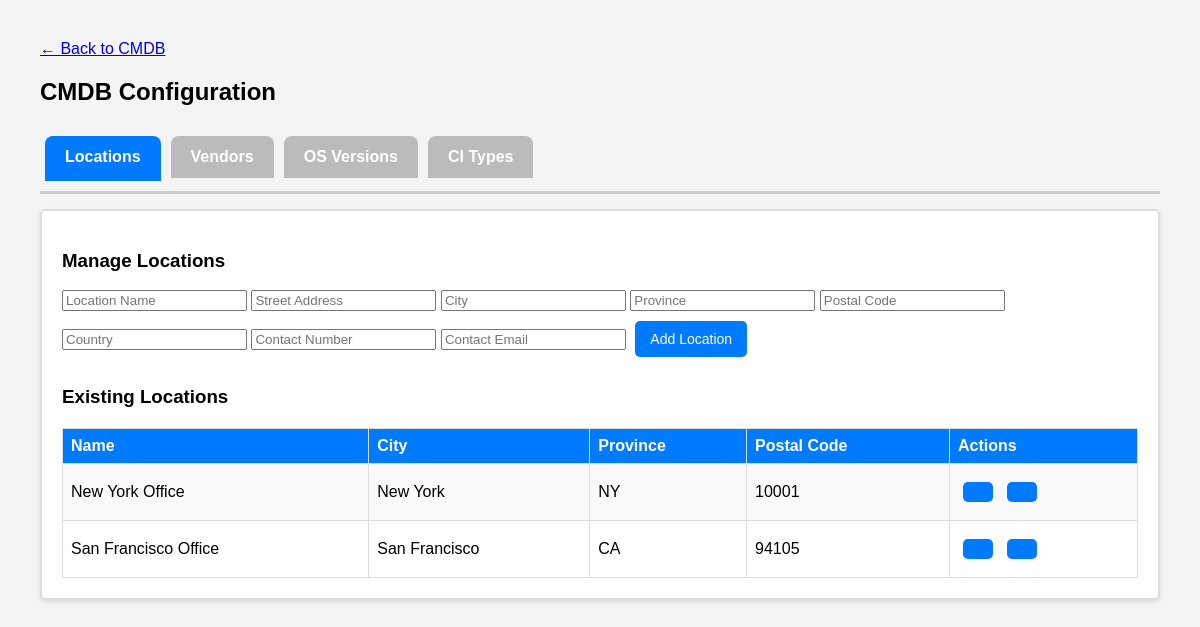
Before: /app/config_page.php with the older database file.
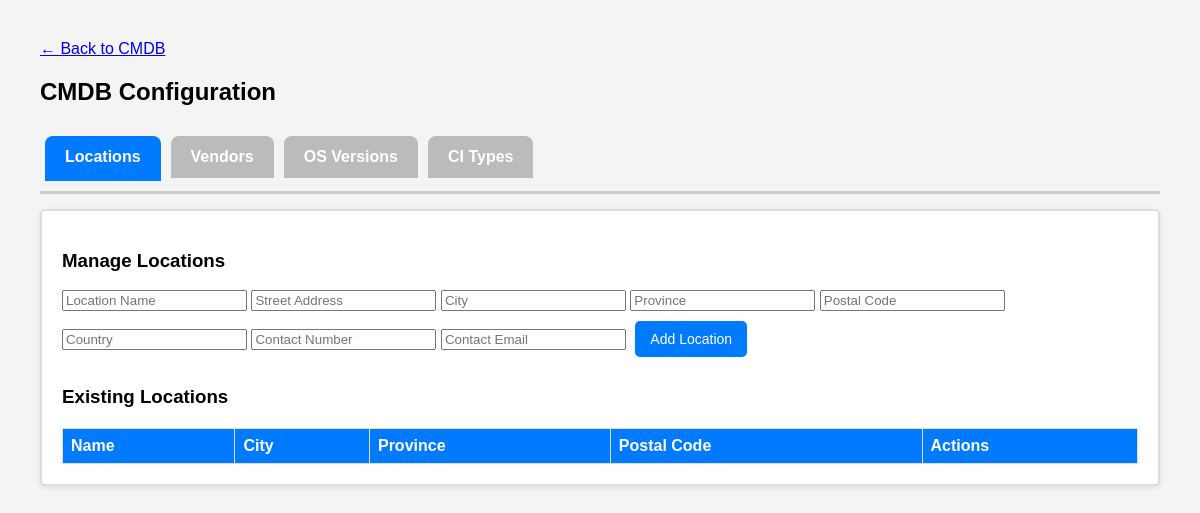
After: the same page with the newer database file.
### tables this page shows
CREATE TABLE IF NOT EXISTS locations (
    id INT AUTO_INCREMENT PRIMARY KEY,
    name VARCHAR(255) NOT NULL UNIQUE,
    street_address VARCHAR(255) NULL,
    city VARCHAR(100) NULL,
    state VARCHAR(100) NULL,
    postal_code VARCHAR(20) NULL,
    country VARCHAR(100) NULL,
    contact_number VARCHAR(20) NULL,
    contact_email VARCHAR(255) NULL,
    is_default BOOLEAN DEFAULT FALSE
);

### app/config_page.php (shortened to what this page needs)
<?php
require 'db.php';
?>
<!DOCTYPE html>
<html>
<head>
    <link rel="stylesheet" type="text/css" href="styles.css">
</head>
<body>
<a href="index.php" class="back-button">← Back to CMDB</a>
<h2>CMDB Configuration</h2>
<div class="tab">
    <button class="tablinks" onclick="openTab(event, 'Locations')">Locations</button>
    <button class="tablinks" onclick="openTab(event, 'Vendors')">Vendors</button>
    <button class="tablinks" onclick="openTab(event, 'OSVersions')">OS Versions</button>
    <button class="tablinks" onclick="openTab(event, 'CITypes')">CI Types</button>
</div>
<div id="Locations" class="tabcontent">
    <?php include 'config_tabs/locations.php'; ?>
</div>
</body>
</html>

### app/config_tabs/locations.php (shortened to what this page needs)
<?php
$locations = $pdo->query("SELECT * FROM locations")->fetchAll(PDO::FETCH_ASSOC);
?>
<h3>Manage Locations</h3>
<form method="POST">
    <input type="text" name="name" placeholder="Location Name" required>
    <input type="text" name="street_address" placeholder="Street Address">
    <input type="text" name="city" placeholder="City">
    <input type="text" name="state" placeholder="Province">
    <input type="text" name="postal_code" placeholder="Postal Code">
    <input type="text" name="country" placeholder="Country">
    <input type="text" name="contact_number" placeholder="Contact Number">
    <input type="email" name="contact_email" placeholder="Contact Email">
    <button type="submit" name="add_location">Add Location</button>
</form>
<h3>Existing Locations</h3>
<table>
    <tr>
        <th>Name</th>
        <th>City</th>
        <th>Province</th>
        <th>Postal Code</th>
        <th>Actions</th>
    </tr>
    <?php foreach ($locations as $location) { ?>
        <tr>
            <td><?php echo $location['name']; ?></td>
            <td><?php echo $location['city']; ?></td>
            <td><?php echo $location['state']; ?></td>
            <td><?php echo $location['postal_code']; ?></td>
            <td>
                <button type="button" class="icon-button" onclick="editLocation(
                    <?php echo $location['id']; ?>,
                    '<?php echo htmlspecialchars($location['name'], ENT_QUOTES); ?>',
                    '<?php echo htmlspecialchars($location['street_address'], ENT_QUOTES); ?>',
                    '<?php echo htmlspecialchars($location['city'], ENT_QUOTES); ?>',
                    '<?php echo htmlspecialchars($location['state'], ENT_QUOTES); ?>',
                    '<?php echo htmlspecialchars($location['postal_code'], ENT_QUOTES); ?>',
                    '<?php echo htmlspecialchars($location['country'], ENT_QUOTES); ?>',
                    '<?php echo htmlspecialchars($location['contact_number'], ENT_QUOTES); ?>',
                    '<?php echo htmlspecialchars($location['contact_email'], ENT_QUOTES); ?>'
                )">
                </button>
                <form method="POST" style="display:inline;">
                    <button type="submit" name="delete_location" value="<?php echo $location['id']; ?>" class="icon-button delete-button">
                    </button>
                </form>
            </td>
        </tr>
    <?php } ?>
</table>

### app/styles.css (style rules this page uses)
body { font-family: Arial, sans-serif; margin: 20px; padding: 20px; background-color: #f4f4f4; }
button { padding: 10px 15px; margin: 10px 5px; border: none; cursor: pointer; background-color: #007BFF; color: white; border-radius: 5px; font-size: 14px; }
table { width: 100%; border-collapse: collapse; margin-top: 20px; background: white; }
th, td { border: 1px solid #ddd; padding: 8px; text-align: left; }
th { background-color: #007BFF; color: white; }
.tab { overflow: hidden; border-bottom: 3px solid #ddd; margin-bottom: 15px; }
.tab button { background-color: #f1f1f1; float: left; border: none; outline: none; padding: 12px 20px; cursor: pointer; font-size: 16px; font-weight: bold; transition: background 0.3s, color 0.3s; border-radius: 8px 8px 0 0; margin-right: 5px; }
.tab button.active { background-color: #007BFF; color: white; border-bottom: 3px solid #007BFF; }
.tab { overflow: hidden; border-bottom: 3px solid #ccc; margin-bottom: 15px; }
.tab button { background-color: #bbb; float: left; border: none; outline: none; padding: 12px 20px; cursor: pointer; font-size: 16px; font-weight: bold; color: white; transition: background 0.3s, color 0.3s; border-radius: 8px 8px 0 0; margin-right: 5px; }
.tabcontent { display: none; padding: 20px; background: white; border: 2px solid #ddd; border-radius: 5px; box-shadow: 0px 2px 5px rgba(0, 0, 0, 0.1); }
tr:nth-child(even) { background-color: #f9f9f9; }

Changed rows visible on the page:
removed locations: name "New York Office", city "New York", state "NY", postal_code "10001", $location['id'] 1 (drawn)
removed locations: name "San Francisco Office", city "San Francisco", state "CA", postal_code "94105", $location['id'] 2 (drawn)
